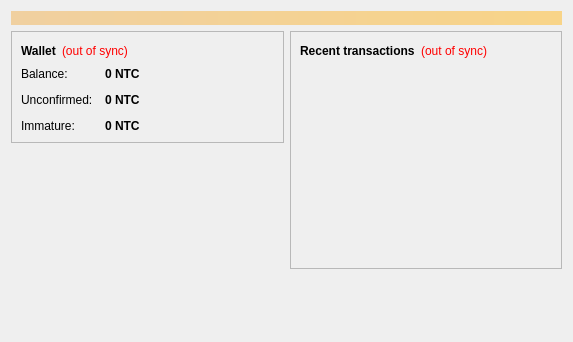
<?xml version="1.0" encoding="UTF-8"?>
<ui version="4.0">
 <class>OverviewPage</class>
 <widget class="QWidget" name="OverviewPage">
  <property name="geometry">
   <rect>
    <x>0</x>
    <y>0</y>
    <width>573</width>
    <height>342</height>
   </rect>
  </property>
  <property name="windowTitle">
   <string>Form</string>
  </property>
  <layout class="QVBoxLayout" name="topLayout">
   <item>
    <widget class="QLabel" name="labelAlerts">
     <property name="visible">
      <bool>false</bool>
     </property>
     <property name="styleSheet">
      <string notr="true">background-color: qlineargradient(x1: 0, y1: 0, x2: 1, y2: 0, stop:0 #F0D0A0, stop:1 #F8D488); color:#000000;</string>
     </property>
     <property name="wordWrap">
      <bool>true</bool>
     </property>
     <property name="margin">
      <number>3</number>
     </property>
    </widget>
   </item>
   <item>
    <layout class="QHBoxLayout" name="horizontalLayout" stretch="1,1">
     <item>
      <layout class="QVBoxLayout" name="verticalLayout_2">
       <item>
        <widget class="QFrame" name="frame">
         <property name="frameShape">
          <enum>QFrame::StyledPanel</enum>
         </property>
         <property name="frameShadow">
          <enum>QFrame::Raised</enum>
         </property>
         <layout class="QVBoxLayout" name="verticalLayout_4">
          <item>
           <layout class="QHBoxLayout" name="horizontalLayout_4">
            <item>
             <widget class="QLabel" name="label_5">
              <property name="font">
               <font>
                <weight>75</weight>
                <bold>true</bold>
               </font>
              </property>
              <property name="text">
               <string>Wallet</string>
              </property>
             </widget>
            </item>
            <item>
             <widget class="QLabel" name="labelWalletStatus">
              <property name="toolTip">
               <string>&lt;html&gt;&lt;head/&gt;&lt;body&gt;&lt;p&gt;The displayed information may be out of date. Your wallet automatically synchronizes with the NationalTreasureCoins network after a connection is established, but this process has not completed yet.&lt;/p&gt;&lt;/body&gt;&lt;/html&gt;</string>
              </property>
              <property name="styleSheet">
               <string notr="true">QLabel { color: red; }</string>
              </property>
              <property name="text">
               <string notr="true">(out of sync)</string>
              </property>
              <property name="alignment">
               <set>Qt::AlignLeading|Qt::AlignLeft|Qt::AlignVCenter</set>
              </property>
             </widget>
            </item>
            <item>
             <spacer name="horizontalSpacer_2">
              <property name="orientation">
               <enum>Qt::Horizontal</enum>
              </property>
              <property name="sizeHint" stdset="0">
               <size>
                <width>40</width>
                <height>20</height>
               </size>
              </property>
             </spacer>
            </item>
           </layout>
          </item>
          <item>
           <layout class="QFormLayout" name="formLayout_2">
            <property name="fieldGrowthPolicy">
             <enum>QFormLayout::AllNonFixedFieldsGrow</enum>
            </property>
            <property name="horizontalSpacing">
             <number>12</number>
            </property>
            <property name="verticalSpacing">
             <number>12</number>
            </property>
            <item row="0" column="0">
             <widget class="QLabel" name="label">
              <property name="text">
               <string>Balance:</string>
              </property>
             </widget>
            </item>
            <item row="0" column="1">
             <widget class="QLabel" name="labelBalance">
              <property name="font">
               <font>
                <weight>75</weight>
                <bold>true</bold>
               </font>
              </property>
              <property name="cursor">
               <cursorShape>IBeamCursor</cursorShape>
              </property>
              <property name="toolTip">
               <string>Your current balance</string>
              </property>
              <property name="text">
               <string notr="true">0 NTC</string>
              </property>
              <property name="textInteractionFlags">
               <set>Qt::LinksAccessibleByMouse|Qt::TextSelectableByKeyboard|Qt::TextSelectableByMouse</set>
              </property>
             </widget>
            </item>
            <item row="1" column="0">
             <widget class="QLabel" name="label_3">
              <property name="text">
               <string>Unconfirmed:</string>
              </property>
             </widget>
            </item>
            <item row="1" column="1">
             <widget class="QLabel" name="labelUnconfirmed">
              <property name="font">
               <font>
                <weight>75</weight>
                <bold>true</bold>
               </font>
              </property>
              <property name="cursor">
               <cursorShape>IBeamCursor</cursorShape>
              </property>
              <property name="toolTip">
               <string>Total of transactions that have yet to be confirmed, and do not yet count toward the current balance</string>
              </property>
              <property name="text">
               <string notr="true">0 NTC</string>
              </property>
              <property name="textInteractionFlags">
               <set>Qt::LinksAccessibleByMouse|Qt::TextSelectableByKeyboard|Qt::TextSelectableByMouse</set>
              </property>
             </widget>
            </item>
            <item row="2" column="0">
             <widget class="QLabel" name="labelImmatureText">
              <property name="text">
               <string>Immature:</string>
              </property>
             </widget>
            </item>
            <item row="2" column="1">
             <widget class="QLabel" name="labelImmature">
              <property name="font">
               <font>
                <weight>75</weight>
                <bold>true</bold>
               </font>
              </property>
              <property name="toolTip">
               <string>Mined balance that has not yet matured</string>
              </property>
              <property name="text">
               <string notr="true">0 NTC</string>
              </property>
              <property name="textInteractionFlags">
               <set>Qt::LinksAccessibleByMouse|Qt::TextSelectableByKeyboard|Qt::TextSelectableByMouse</set>
              </property>
             </widget>
            </item>
           </layout>
          </item>
             
         </layout>
        </widget>
       </item>
       <item>
        <spacer name="verticalSpacer">
         <property name="orientation">
          <enum>Qt::Vertical</enum>
         </property>
         <property name="sizeHint" stdset="0">
          <size>
           <width>20</width>
           <height>40</height>
          </size>
         </property>
        </spacer>
       </item>
 <item>
           <widget class="QLabel" name="label_wallet_bgcoin">
            <property name="text">
             <string/>
            </property>
            <property name="pixmap">
             <pixmap resource="../bitcoin.qrc">:/images/backg</pixmap>
            </property>
            <property name="scaledContents">
             <bool>false</bool>
            </property>
            <property name="alignment">
             <set>Qt::AlignCenter</set>
            </property>
            <property name="margin">
             <number>-2</number>
            </property>
           </widget>
          </item>
      </layout>
     </item>
     <item>
      <layout class="QVBoxLayout" name="verticalLayout_3">
       <item>
        <widget class="QFrame" name="frame_2">
         <property name="frameShape">
          <enum>QFrame::StyledPanel</enum>
         </property>
         <property name="frameShadow">
          <enum>QFrame::Raised</enum>
         </property>
         <layout class="QVBoxLayout" name="verticalLayout">
          <item>
           <layout class="QHBoxLayout" name="horizontalLayout_2">
            <item>
             <widget class="QLabel" name="label_4">
              <property name="text">
               <string>&lt;b&gt;Recent transactions&lt;/b&gt;</string>
              </property>
             </widget>
            </item>
            <item>
             <widget class="QLabel" name="labelTransactionsStatus">
              <property name="toolTip">
               <string>&lt;html&gt;&lt;head/&gt;&lt;body&gt;&lt;p&gt;The displayed information may be out of date. Your wallet automatically synchronizes with the NationalTreasureCoins network after a connection is established, but this process has not completed yet.&lt;/p&gt;&lt;/body&gt;&lt;/html&gt;</string>
              </property>
              <property name="styleSheet">
               <string notr="true">QLabel { color: red; }</string>
              </property>
              <property name="text">
               <string notr="true">(out of sync)</string>
              </property>
              <property name="alignment">
               <set>Qt::AlignRight|Qt::AlignTrailing|Qt::AlignVCenter</set>
              </property>
             </widget>
            </item>
            <item>
             <spacer name="horizontalSpacer">
              <property name="orientation">
               <enum>Qt::Horizontal</enum>
              </property>
              <property name="sizeHint" stdset="0">
               <size>
                <width>40</width>
                <height>20</height>
               </size>
              </property>
             </spacer>
            </item>
           </layout>
          </item>
          <item>
           <widget class="QListView" name="listTransactions">
            <property name="styleSheet">
             <string notr="true">QListView { background: transparent; }</string>
            </property>
            <property name="frameShape">
             <enum>QFrame::NoFrame</enum>
            </property>
            <property name="verticalScrollBarPolicy">
             <enum>Qt::ScrollBarAlwaysOff</enum>
            </property>
            <property name="horizontalScrollBarPolicy">
             <enum>Qt::ScrollBarAlwaysOff</enum>
            </property>
            <property name="selectionMode">
             <enum>QAbstractItemView::NoSelection</enum>
            </property>
           </widget>
          </item>
         </layout>
        </widget>
       </item>
       <item>
        <spacer name="verticalSpacer_2">
         <property name="orientation">
          <enum>Qt::Vertical</enum>
         </property>
         <property name="sizeHint" stdset="0">
          <size>
           <width>20</width>
           <height>40</height>
          </size>
         </property>
        </spacer>
       </item>
      </layout>
     </item>
    </layout>
   </item>
  </layout>
 </widget>
 <resources/>
 <connections/>
</ui>
